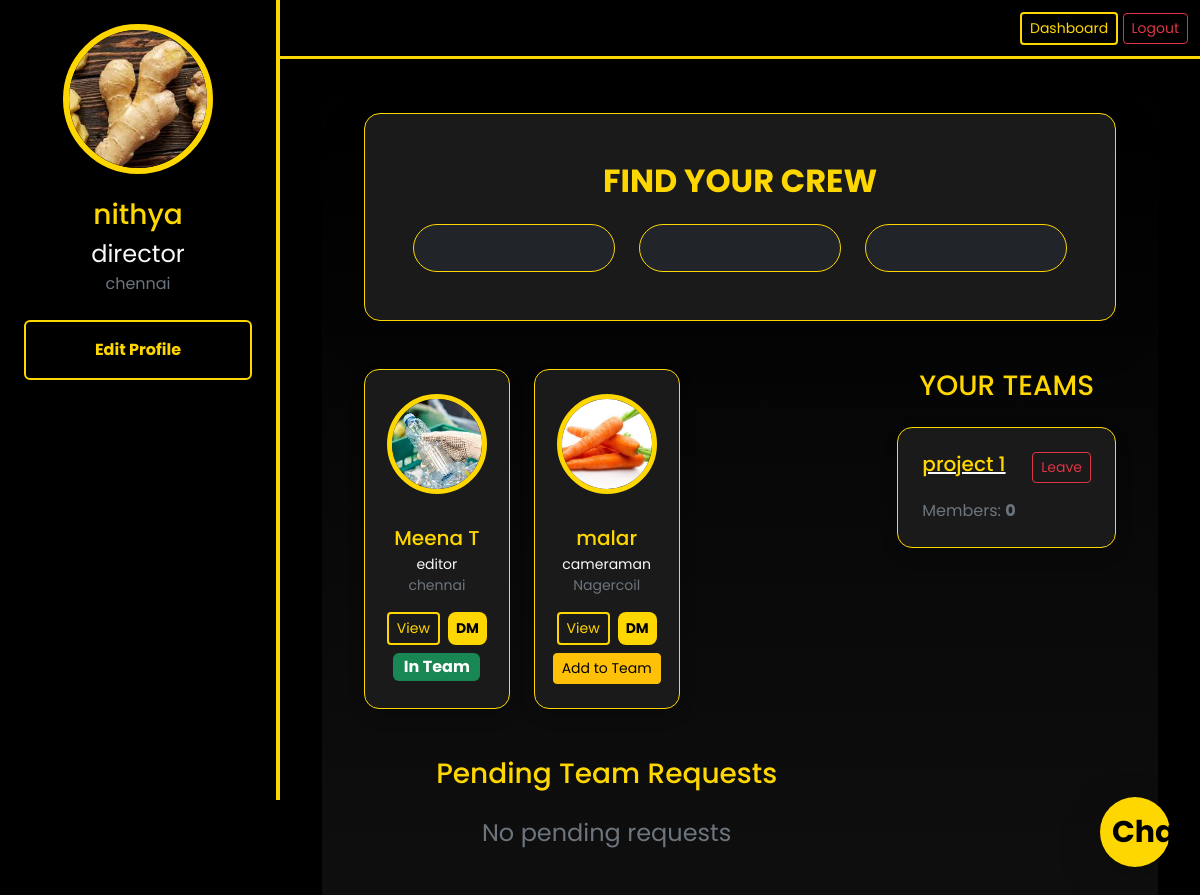
/dashboard (signed in), run on the app's committed database.
### tables this page shows
CREATE TABLE users (
    id INTEGER PRIMARY KEY AUTOINCREMENT,
    name TEXT NOT NULL,
    email TEXT UNIQUE NOT NULL,
    password TEXT NOT NULL,
    role TEXT,
    city TEXT,
    experience TEXT,
    projects TEXT,
    contact TEXT,
    profile_pic TEXT
);

CREATE TABLE teams (
    id INTEGER PRIMARY KEY AUTOINCREMENT,
    name TEXT NOT NULL,
    created_by INTEGER,
    FOREIGN KEY (created_by) REFERENCES users(id)
);

### app.py (the view)
@app.route('/dashboard')
def dashboard():
    if 'user_id' not in session: return redirect(url_for('login'))
    user_id = session['user_id']
    db = get_db()
    user = db.execute("SELECT * FROM users WHERE id=?", (user_id,)).fetchone()
    crew = db.execute("SELECT * FROM users WHERE id != ?", (user_id,)).fetchall()
    crew_with_status = []
    for c in crew:
        shared_team = db.execute("""
            SELECT 1 FROM team_members tm1
            JOIN team_members tm2 ON tm1.team_id = tm2.team_id
            WHERE tm1.user_id = ? AND tm2.user_id = ?
        """, (user_id, c['id'])).fetchone()
        crew_with_status.append({**dict(c), 'in_same_team': bool(shared_team)})
    requests = db.execute("""
        SELECT tr.id, u.name FROM team_requests tr
        JOIN users u ON tr.sender_id = u.id
        WHERE tr.receiver_id = ? AND status = 'pending'
    """, (user_id,)).fetchall()
    teams = db.execute("""
        SELECT t.* FROM teams t
        JOIN team_members tm ON t.id = tm.team_id
        WHERE tm.user_id = ?
    """, (user_id,)).fetchall()
    return render_template('dashboard.html', user=user, crew=crew_with_status, requests=requests, teams=teams)

### app.py (called while the page is built)
def get_db():
    db = getattr(g, '_db', None)
    if db is None:
        db = g._db = sqlite3.connect(DB_NAME)
        db.row_factory = sqlite3.Row
    return db

### templates/dashboard.html (shortened to what this page needs)
{% extends "base.html" %}
{% block content %}
<div class="fixed-sidebar text-center p-4">
  <img src="{{ url_for('static', filename='uploads/' + (user.profile_pic or 'default.png')) }}"
       class="rounded-circle mb-4 shadow-lg" width="150" height="150"
       style="object-fit:cover; border:6px solid var(--gold);">
  <h3 class="gold mb-1">{{ user.name }}</h3>
  <p class="text-light fs-4 mb-0">{{ user.role }}</p>
  <p class="text-secondary mb-4">{{ user.city }}</p>
  <a href="{{ url_for('edit_profile') }}" class="btn btn-outline-gold w-100 py-3 fw-bold">Edit Profile</a>
</div>
<div class="main-content">
  <div class="container-fluid">
    <div class="card bg-dark2 border-gold shadow-lg p-5 mb-5 rounded-4">
      <h2 class="gold text-center mb-4 fw-bold">FIND YOUR CREW</h2>
      <div class="row g-4">
        <div class="col-md-4"><input type="text" id="searchName" class="form-control form-control-lg bg-dark text-light border-gold rounded-pill" placeholder="Name"></div>
        <div class="col-md-4"><input type="text" id="searchRole" class="form-control form-control-lg bg-dark text-light border-gold rounded-pill" placeholder="Role"></div>
        <div class="col-md-4"><input type="text" id="searchCity" class="form-control form-control-lg bg-dark text-light border-gold rounded-pill" placeholder="City"></div>
      </div>
    </div>
    <div class="row g-5">
      <div class="col-lg-8">
        <div class="row g-4" id="crewContainer">
          {% for c in crew %}
          <div class="col-6 col-md-4 col-lg-4 crew-card"
               data-name="{{ c.name|lower }}" data-role="{{ c.role|lower }}" data-city="{{ c.city|lower }}">
            <div class="card bg-dark2 border-gold shadow hover-lift h-100 text-center">
              <div class="pt-4">
                <img src="{{ url_for('static', filename='uploads/' + (c.profile_pic or 'default.png')) }}"
                     class="rounded-circle mb-3" width="100" height="100"
                     style="object-fit:cover; border:5px solid var(--gold);">
              </div>
              <div class="card-body pb-4">
                <h5 class="gold mb-1">{{ c.name }}</h5>
                <p class="small text-light mb-0">{{ c.role }}</p>
                <p class="small text-secondary mb-3">{{ c.city }}</p>
                <div class="d-flex gap-2 justify-content-center flex-wrap mt-3">
                  <a href="{{ url_for('view_profile', user_id=c.id) }}" class="btn btn-sm btn-outline-gold">View</a>
                  <button class="btn btn-sm btn-gold dm-btn" data-id="{{ c.id }}" data-name="{{ c.name }}">DM</button>
                  {% if not c.in_same_team %}
                  <button class="btn btn-sm btn-warning add-to-team-btn" data-id="{{ c.id }}">Add to Team</button>
                  {% else %}
                  <span class="badge bg-success fs-6">In Team</span>
                  {% endif %}
                </div>
              </div>
            </div>
          </div>
          {% endfor %}
        </div>
        <div class="mt-5">
          <h3 class="gold mb-4 text-center">Pending Team Requests</h3>
          {% if requests %}
            {% for r in requests %}
            <div class="alert alert-dark border-gold p-4 rounded-3 d-flex justify-content-between align-items-center mb-3">
              <div><strong class="text-light fs-5">{{ r.name }}</strong> wants to join your team</div>
              <form method="post" action="{{ url_for('accept_request', req_id=r.id) }}" class="d-inline">
                <input type="text" name="team_name" placeholder="Team Name" class="form-control form-control-sm d-inline w-50" required>
                <button type="submit" class="btn btn-success btn-sm ms-2">Accept</button>
              </form>
            </div>
            {% endfor %}
          {% else %}
            <p class="text-center text-secondary fs-4">No pending requests</p>
          {% endif %}
        </div>
      </div>
      <div class="col-lg-4">
        <h3 class="gold mb-4 text-center">YOUR TEAMS</h3>
        <div id="teamsContainer">
          {% if teams %}
            {% for t in teams %}
            <div class="card bg-dark2 border-gold mb-4 shadow team-card" data-teamid="{{ t.id }}">
              <div class="card-body p-4">
                <div class="d-flex justify-content-between align-items-start mb-3">
                  <a href="#" class="text-light team-link flex-grow-1" data-teamid="{{ t.id }}">
                    <h5 class="gold mb-0">{{ t.name }}</h5>
                  </a>
                  <div class="btn-group">
                    {% if t.owner_id == user.id %}
                    <button class="btn btn-sm btn-outline-gold edit-team-btn me-2" data-teamid="{{ t.id }}" data-name="{{ t.name }}">Edit</button>
                    <button class="btn btn-sm btn-danger delete-team-btn" data-teamid="{{ t.id }}">Delete</button>
                    {% else %}
                    <button class="btn btn-sm btn-outline-danger leave-team-btn" data-teamid="{{ t.id }}">Leave</button>
                    {% endif %}
                  </div>
                </div>
                <p class="text-secondary mb-0">Members: <strong>{{ t.members|length }}</strong></p>
              </div>
            </div>
            {% endfor %}
          {% else %}
            <div class="text-center py-5 text-secondary">
              <h5>No teams yet</h5>
              <p>Add members to create your first team!</p>
            </div>
          {% endif %}
        </div>
      </div>
    </div>
  </div>
</div>
<button id="openChatIcon" class="btn btn-gold rounded-circle shadow-lg position-fixed" style="bottom:30px;right:30px;z-index:9999;width:70px;height:70px;font-size:30px;">
  Chat
</button>
{% endblock %}

### static/style.css (style rules this page uses)
body { background: linear-gradient(135deg, #0a0a0a, #1c1c1c); color: #ffd700; font-family: 'Poppins', sans-serif; margin: 0; }
.gold { color: #ffd700; }
.card { background: #1a1a1a; border: 1px solid #ffd700; border-radius: 15px; transition: 0.3s; }
.btn-gold { background: linear-gradient(45deg, #ffd700, #b8860b); border: none; color: #000; font-weight: bold; border-radius: 8px; }

### templates/dashboard.html (style rules this page uses)
:root { --gold: #ffd700; --dark: #000; --dark2: #111; --gray: #333; }
body { background: var(--dark); color: #fff; overflow-x: hidden; }
.gold { color: var(--gold) !important; }
.border-gold { border-color: var(--gold) !important; }
.btn-gold { background: var(--gold); color: #000; font-weight: bold; }
.btn-outline-gold { border: 2px solid var(--gold); color: var(--gold); }
.fixed-sidebar { position:fixed; top:0; left:0; width:280px; height:100vh; z-index:1050; background:var(--dark); border-right:4px solid var(--gold); padding-top:100px; }
.main-content { margin-left:280px; min-height:100vh; padding:30px; background:linear-gradient(to bottom,#000,#0f0f0f); }
.team-card { transition: all 0.4s ease; }

### data on the page
users: profile_pic (picture), name "nithya", role "director", city "chennai"
users: profile_pic (picture), name "Meena T", role "editor", city "chennai", shows "In Team"
users: profile_pic (picture), name "malar", role "cameraman", city "Nagercoil"
teams: name "project 1", members|length "0"
